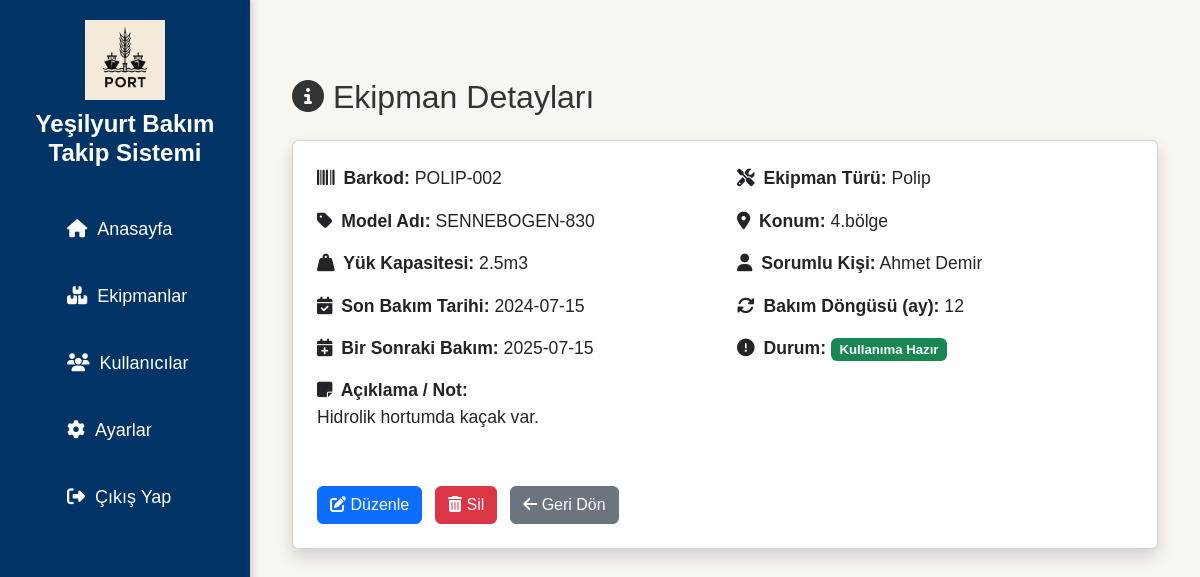
/detail/2 (signed in), run on the app's committed database.
### app/models.py (models this page shows)
class Settings(db.Model):
    __tablename__ = 'settings'
    id = db.Column(db.Integer, primary_key=True)
    site_name = db.Column(db.String(100), default='PORT Yönetim Sistemi')
    dark_mode = db.Column(db.Boolean, default=False)
    bakim_yaklasma_gunu = db.Column(db.Integer, default=7)  # ✅ تمت الإضافة هنا

class Parca(db.Model):
    __tablename__ = 'parcalar'
    id = db.Column(db.Integer, primary_key=True)
    barcode = db.Column(db.String(100), unique=True, nullable=False)
    ekipman_turu = db.Column(db.String(100), nullable=False)
    model_adi = db.Column(db.String(100), nullable=False)
    konum = db.Column(db.String(100), nullable=False)
    durum = db.Column(db.String(50), nullable=False)
    bir_sonraki_bakim = db.Column(db.Date, nullable=True)
    son_bakim_tarihi = db.Column(db.Date, nullable=True)
    bakim_dongusu = db.Column(db.String(50), nullable=True)
    bakim_durum = db.Column(db.String(50), nullable=True)  # ✅ تمت إضافته
    notlar = db.Column(db.Text, nullable=True)              # ✅ تمت إضافته
    kisa_aciklama = db.Column(db.Text, nullable=True)
    yuk_kapasitesi = db.Column(db.String(50), nullable=True)
    sorumlu_kisi = db.Column(db.String(100), nullable=True)
    created_at = db.Column(db.DateTime, default=datetime.utcnow)
    bakim_kayitlari = db.relationship('BakimKaydi', backref='parca', lazy=True)

### app/routes.py (the view)
@main.route('/detail/<int:parca_id>')
@login_required
def detail(parca_id):
    parca = Parca.query.get_or_404(parca_id)
    today = datetime.today().date()
    setting = Settings.query.first()
    uyari_gun = setting.bakim_yaklasma_gunu if setting and setting.bakim_yaklasma_gunu is not None else 30
    if parca.son_bakim_tarihi and parca.bakim_dongusu:
        try:
            ay = int(parca.bakim_dongusu)
            parca.bir_sonraki_bakim = parca.son_bakim_tarihi + relativedelta(months=ay)
        except:
            parca.bir_sonraki_bakim = None
    else:
        parca.bir_sonraki_bakim = None
    if parca.durum != 'Arızalı' and parca.bir_sonraki_bakim:
        kalan = (parca.bir_sonraki_bakim - today).days
        if kalan < 0:
            parca.durum = 'Bakım Gerekli'
        elif kalan <= uyari_gun:
            parca.durum = 'Bakım Yaklaşan'
        else:
            parca.durum = 'Kullanıma hazır'
    return render_template('detail.html', parca=parca, today=today)

### app/__init__.py (called while the page is built)
def create_app():
    app = Flask(__name__)
    app.config.from_object('config.Config')
    db.init_app(app)
    login_manager.init_app(app)
    migrate.init_app(app, db)  # ✅ جديد
    login_manager.login_view = 'auth.login'
    @login_manager.user_loader
    def load_user(user_id):
        return User.query.get(int(user_id))
    app.register_blueprint(main)
    app.register_blueprint(auth)
    app.register_blueprint(api)  # ✅ API
    return app

### app/templates/detail.html
{% extends 'layout.html' %}
{% block content %}
<div class="container mt-5">
  <h2 class="mb-4"><i class="fas fa-info-circle"></i> Ekipman Detayları</h2>
  <div class="card shadow p-4" style="font-size: 1.1rem;">
    <div class="row">
      <div class="col-md-6 mb-3">
        <p><strong><i class="fas fa-barcode me-1"></i> Barkod:</strong> {{ parca.barcode }}</p>
        <p><strong><i class="fas fa-tag me-1"></i> Model Adı:</strong> {{ parca.model_adi }}</p>
        <p><strong><i class="fas fa-weight-hanging me-1"></i> Yük Kapasitesi:</strong> {{ parca.yuk_kapasitesi }}</p>
        <p><strong><i class="fas fa-calendar-check me-1"></i> Son Bakım Tarihi:</strong> {{ parca.son_bakim_tarihi }}</p>
        <p><strong><i class="fas fa-calendar-plus me-1"></i> Bir Sonraki Bakım:</strong> {{ parca.bir_sonraki_bakim }}</p>
        <p><strong><i class="fas fa-sticky-note me-1"></i> Açıklama / Not:</strong><br>{{ parca.kisa_aciklama }}</p>
      </div>
      <div class="col-md-6 mb-3">
        <p><strong><i class="fas fa-tools me-1"></i> Ekipman Türü:</strong> {{ parca.ekipman_turu }}</p>
        <p><strong><i class="fas fa-map-marker-alt me-1"></i> Konum:</strong> {{ parca.konum }}</p>
        <p><strong><i class="fas fa-user me-1"></i> Sorumlu Kişi:</strong> {{ parca.sorumlu_kisi }}</p>
        <p><strong><i class="fas fa-sync-alt me-1"></i> Bakım Döngüsü (ay):</strong> {{ parca.bakim_dongusu }}</p>
        <p><strong><i class="fas fa-exclamation-circle me-1"></i> Durum:</strong>
          {% if parca.durum == 'Arızalı' %}
            <span class="badge bg-danger text-white">Arızalı</span>
          {% else %}
            {% set kalan_gun = (parca.bir_sonraki_bakim - today).days %}
            {% if kalan_gun < 0 %}
              <span class="badge bg-warning text-dark">Bakım Gerekli</span>
              <div class="text-muted small mt-1">Bakım tarihi geçmiş. Sistem tarafından otomatik belirlenmiştir.</div>
            {% elif kalan_gun <= 7 %}
              <span class="badge bg-info text-white">Bakımı Yaklaşan</span>
              <div class="text-muted small mt-1">Bakım tarihi yaklaşıyor. Sistem tarafından otomatik belirlenmiştir.</div>
            {% else %}
              <span class="badge bg-success text-white">Kullanıma Hazır</span>
            {% endif %}
          {% endif %}
        </p>
      </div>
    </div>
    <div class="mt-4">
      <a href="{{ url_for('main.edit', parca_id=parca.id) }}" class="btn btn-primary me-2"><i class="fas fa-edit"></i> Düzenle</a>
      <form method="POST" action="{{ url_for('main.delete_parca', parca_id=parca.id) }}" class="d-inline" onsubmit="return confirm('Silmek istediğinize emin misiniz?')">
        <button type="submit" class="btn btn-danger"><i class="fas fa-trash-alt"></i> Sil</button>
      </form>
      <a href="{{ url_for('main.malzeme_listesi') }}" class="btn btn-secondary ms-2"><i class="fas fa-arrow-left"></i> Geri Dön</a>
    </div>
  </div>
</div>
{% endblock %}

### app/templates/sidebar.html
<div class="sidebar">
    <div class="sidebar-logo">
        <img src="{{ url_for('static', filename='images/logo.png') }}" alt="Logo">
        <h2>{{ setting.site_name if setting else "Yeşilyurt Bakım Takip Sistemi" }}</h2>
    </div>
    <ul class="sidebar-menu">
        <li><a href="{{ url_for('main.dashboard') }}" class="{% if request.endpoint == 'main.dashboard' %}active{% endif %}">
            <i class="fas fa-home"></i> Anasayfa
        </a></li>
        <li><a href="{{ url_for('main.malzeme_listesi') }}" class="{% if request.endpoint == 'main.malzeme_listesi' %}active{% endif %}">
            <i class="fas fa-boxes"></i> Ekipmanlar
        </a></li>
        <li><a href="{{ url_for('main.users') }}" class="{% if request.endpoint == 'main.users' %}active{% endif %}">
            <i class="fas fa-users"></i> Kullanıcılar
        </a></li>
        <li><a href="{{ url_for('main.settings') }}" class="{% if request.endpoint == 'main.settings' %}active{% endif %}">
            <i class="fas fa-cog"></i> Ayarlar
        </a></li>
        <li><a href="{{ url_for('main.logout') }}">
            <i class="fas fa-sign-out-alt"></i> Çıkış Yap
        </a></li>
    </ul>
</div>

### app/static/css/style.css (style rules this page uses)
* { margin: 0; padding: 0; box-sizing: border-box; }
body { font-family: 'Poppins', sans-serif; background-color: #f3f6fa; color: #333; }
.sidebar { position: fixed; left: 0; top: 0; width: 250px; height: 100%; background-color: #003366; padding: 20px; display: flex; flex-direction: column; align-items: center; box-shadow: 2px 0 8px rgba(0, 0, 0, 0.2); }
.sidebar-logo { text-align: center; margin-bottom: 30px; }
.sidebar-logo img { width: 80px; height: 80px; object-fit: contain; margin-bottom: 10px; }
.sidebar-logo h2 { color: white; font-size: 24px; font-weight: 700; }
.sidebar-menu { list-style: none; width: 100%; }
.sidebar-menu li { width: 100%; margin-bottom: 20px; }
.sidebar-menu li a { text-decoration: none; color: white; font-size: 18px; padding: 10px 15px; display: flex; align-items: center; gap: 10px; border-radius: 8px; transition: background-color 0.3s ease; }
body { background-color: #f9f6f2; }

### data on the page
Settings: site_name "Yeşilyurt Bakım Takip Sistemi"
Parca: barcode "POLIP-002", model_adi "SENNEBOGEN-830", yuk_kapasitesi "2.5m3", son_bakim_tarihi "2024-07-15", bir_sonraki_bakim "2025-07-15", kisa_aciklama "Hidrolik hortumda kaçak var.", ekipman_turu "Polip", konum "4.bölge", sorumlu_kisi "Ahmet Demir", bakim_dongusu "12"
